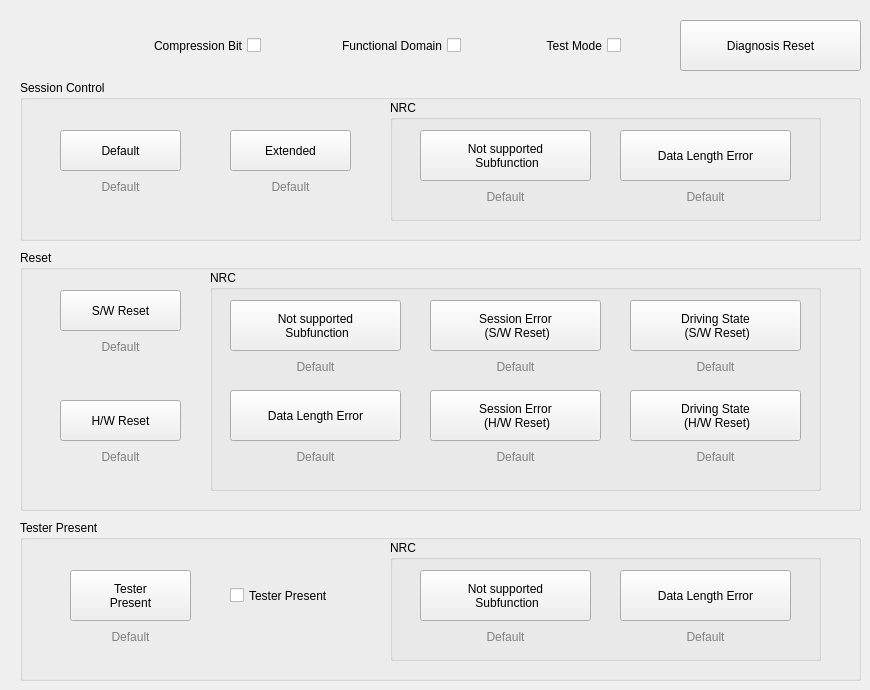
    <widget class="QWidget" name="diagnosis_basic">
     <attribute name="title">
      <string>Diagnosis - Basic</string>
     </attribute>
     <widget class="QGroupBox" name="sess_box">
      <property name="geometry">
       <rect>
        <x>20</x>
        <y>80</y>
        <width>841</width>
        <height>161</height>
       </rect>
      </property>
      <property name="title">
       <string>Session Control</string>
      </property>
      <widget class="QPushButton" name="btn_sess_default">
       <property name="geometry">
        <rect>
         <x>40</x>
         <y>50</y>
         <width>121</width>
         <height>41</height>
        </rect>
       </property>
       <property name="text">
        <string>Default</string>
       </property>
      </widget>
      <widget class="QGroupBox" name="sess_nrc_box">
       <property name="geometry">
        <rect>
         <x>370</x>
         <y>20</y>
         <width>431</width>
         <height>121</height>
        </rect>
       </property>
       <property name="title">
        <string>NRC</string>
       </property>
       <widget class="QPushButton" name="btn_sess_nrc_12">
        <property name="geometry">
         <rect>
          <x>30</x>
          <y>30</y>
          <width>171</width>
          <height>51</height>
         </rect>
        </property>
        <property name="text">
         <string>Not supported 
 Subfunction</string>
        </property>
       </widget>
       <widget class="QLabel" name="label_sess_nrc_12">
        <property name="geometry">
         <rect>
          <x>30</x>
          <y>90</y>
          <width>171</width>
          <height>20</height>
         </rect>
        </property>
        <property name="styleSheet">
         <string notr="true">color: gray</string>
        </property>
        <property name="text">
         <string>Default</string>
        </property>
        <property name="alignment">
         <set>Qt::AlignHCenter|Qt::AlignTop</set>
        </property>
       </widget>
       <widget class="QPushButton" name="btn_sess_nrc_13">
        <property name="geometry">
         <rect>
          <x>230</x>
          <y>30</y>
          <width>171</width>
          <height>51</height>
         </rect>
        </property>
        <property name="text">
         <string>Data Length Error</string>
        </property>
       </widget>
       <widget class="QLabel" name="label_sess_nrc_13">
        <property name="geometry">
         <rect>
          <x>230</x>
          <y>90</y>
          <width>171</width>
          <height>20</height>
         </rect>
        </property>
        <property name="styleSheet">
         <string notr="true">color: gray</string>
        </property>
        <property name="text">
         <string>Default</string>
        </property>
        <property name="alignment">
         <set>Qt::AlignHCenter|Qt::AlignTop</set>
        </property>
       </widget>
      </widget>
      <widget class="QPushButton" name="btn_sess_extended">
       <property name="geometry">
        <rect>
         <x>210</x>
         <y>50</y>
         <width>121</width>
         <height>41</height>
        </rect>
       </property>
       <property name="text">
        <string>Extended</string>
       </property>
      </widget>
      <widget class="QLabel" name="label_sess_extended">
       <property name="geometry">
        <rect>
         <x>210</x>
         <y>100</y>
         <width>121</width>
         <height>20</height>
        </rect>
       </property>
       <property name="styleSheet">
        <string notr="true">color: gray</string>
       </property>
       <property name="text">
        <string>Default</string>
       </property>
       <property name="alignment">
        <set>Qt::AlignHCenter|Qt::AlignTop</set>
       </property>
      </widget>
      <widget class="QLabel" name="label_sess_default">
       <property name="geometry">
        <rect>
         <x>40</x>
         <y>100</y>
         <width>121</width>
         <height>20</height>
        </rect>
       </property>
       <property name="styleSheet">
        <string notr="true">color: gray</string>
       </property>
       <property name="text">
        <string>Default</string>
       </property>
       <property name="alignment">
        <set>Qt::AlignHCenter|Qt::AlignTop</set>
       </property>
      </widget>
     </widget>
     <widget class="QGroupBox" name="reset_box">
      <property name="geometry">
       <rect>
        <x>20</x>
        <y>250</y>
        <width>841</width>
        <height>261</height>
       </rect>
      </property>
      <property name="title">
       <string>Reset</string>
      </property>
      <widget class="QGroupBox" name="reset_nrc_box">
       <property name="geometry">
        <rect>
         <x>190</x>
         <y>20</y>
         <width>611</width>
         <height>221</height>
        </rect>
       </property>
       <property name="title">
        <string>NRC</string>
       </property>
       <widget class="QLabel" name="label_reset_nrc_12">
        <property name="geometry">
         <rect>
          <x>20</x>
          <y>90</y>
          <width>171</width>
          <height>20</height>
         </rect>
        </property>
        <property name="styleSheet">
         <string notr="true">color: gray</string>
        </property>
        <property name="text">
         <string>Default</string>
        </property>
        <property name="alignment">
         <set>Qt::AlignHCenter|Qt::AlignTop</set>
        </property>
       </widget>
       <widget class="QPushButton" name="btn_reset_nrc_12">
        <property name="enabled">
         <bool>true</bool>
        </property>
        <property name="geometry">
         <rect>
          <x>20</x>
          <y>30</y>
          <width>171</width>
          <height>51</height>
         </rect>
        </property>
        <property name="text">
         <string>Not supported 
 Subfunction</string>
        </property>
       </widget>
       <widget class="QPushButton" name="btn_reset_nrc_13">
        <property name="enabled">
         <bool>true</bool>
        </property>
        <property name="geometry">
         <rect>
          <x>20</x>
          <y>120</y>
          <width>171</width>
          <height>51</height>
         </rect>
        </property>
        <property name="text">
         <string>Data Length Error</string>
        </property>
       </widget>
       <widget class="QLabel" name="label_reset_nrc_13">
        <property name="geometry">
         <rect>
          <x>20</x>
          <y>180</y>
          <width>171</width>
          <height>20</height>
         </rect>
        </property>
        <property name="styleSheet">
         <string notr="true">color: gray</string>
        </property>
        <property name="text">
         <string>Default</string>
        </property>
        <property name="alignment">
         <set>Qt::AlignHCenter|Qt::AlignTop</set>
        </property>
       </widget>
       <widget class="QPushButton" name="btn_reset_nrc_7f_sw">
        <property name="enabled">
         <bool>true</bool>
        </property>
        <property name="geometry">
         <rect>
          <x>220</x>
          <y>30</y>
          <width>171</width>
          <height>51</height>
         </rect>
        </property>
        <property name="text">
         <string>Session Error 
 (S/W Reset)</string>
        </property>
       </widget>
       <widget class="QLabel" name="label_reset_nrc_7f_sw">
        <property name="geometry">
         <rect>
          <x>220</x>
          <y>90</y>
          <width>171</width>
          <height>20</height>
         </rect>
        </property>
        <property name="styleSheet">
         <string notr="true">color: gray</string>
        </property>
        <property name="text">
         <string>Default</string>
        </property>
        <property name="alignment">
         <set>Qt::AlignHCenter|Qt::AlignTop</set>
        </property>
       </widget>
       <widget class="QLabel" name="label_reset_nrc_7f_hw">
        <property name="geometry">
         <rect>
          <x>220</x>
          <y>180</y>
          <width>171</width>
          <height>20</height>
         </rect>
        </property>
        <property name="styleSheet">
         <string notr="true">color: gray</string>
        </property>
        <property name="text">
         <string>Default</string>
        </property>
        <property name="alignment">
         <set>Qt::AlignHCenter|Qt::AlignTop</set>
        </property>
       </widget>
       <widget class="QPushButton" name="btn_reset_nrc_7f_hw">
        <property name="enabled">
         <bool>true</bool>
        </property>
        <property name="geometry">
         <rect>
          <x>220</x>
          <y>120</y>
          <width>171</width>
          <height>51</height>
         </rect>
        </property>
        <property name="text">
         <string>Session Error 
 (H/W Reset)</string>
        </property>
       </widget>
       <widget class="QLabel" name="label_reset_nrc_22_sw">
        <property name="geometry">
         <rect>
          <x>420</x>
          <y>90</y>
          <width>171</width>
          <height>20</height>
         </rect>
        </property>
        <property name="styleSheet">
         <string notr="true">color: gray</string>
        </property>
        <property name="text">
         <string>Default</string>
        </property>
        <property name="alignment">
         <set>Qt::AlignHCenter|Qt::AlignTop</set>
        </property>
       </widget>
       <widget class="QLabel" name="label_reset_nrc_22_hw">
        <property name="geometry">
         <rect>
          <x>420</x>
          <y>180</y>
          <width>171</width>
          <height>20</height>
         </rect>
        </property>
        <property name="styleSheet">
         <string notr="true">color: gray</string>
        </property>
        <property name="text">
         <string>Default</string>
        </property>
        <property name="alignment">
         <set>Qt::AlignHCenter|Qt::AlignTop</set>
        </property>
       </widget>
       <widget class="QPushButton" name="btn_reset_nrc_22_hw">
        <property name="enabled">
         <bool>true</bool>
        </property>
        <property name="geometry">
         <rect>
          <x>420</x>
          <y>120</y>
          <width>171</width>
          <height>51</height>
         </rect>
        </property>
        <property name="text">
         <string>Driving State 
 (H/W Reset)</string>
        </property>
       </widget>
       <widget class="QPushButton" name="btn_reset_nrc_22_sw">
        <property name="enabled">
         <bool>true</bool>
        </property>
        <property name="geometry">
         <rect>
          <x>420</x>
          <y>30</y>
          <width>171</width>
          <height>51</height>
         </rect>
        </property>
        <property name="text">
         <string>Driving State 
 (S/W Reset)</string>
        </property>
       </widget>
      </widget>
      <widget class="QPushButton" name="btn_reset_sw">
       <property name="enabled">
        <bool>true</bool>
       </property>
       <property name="geometry">
        <rect>
         <x>40</x>
         <y>40</y>
         <width>121</width>
         <height>41</height>
        </rect>
       </property>
       <property name="text">
        <string>S/W Reset</string>
       </property>
      </widget>
      <widget class="QLabel" name="label_reset_sw">
       <property name="geometry">
        <rect>
         <x>30</x>
         <y>90</y>
         <width>141</width>
         <height>41</height>
        </rect>
       </property>
       <property name="styleSheet">
        <string notr="true">color: gray</string>
       </property>
       <property name="text">
        <string>Default</string>
       </property>
       <property name="alignment">
        <set>Qt::AlignHCenter|Qt::AlignTop</set>
       </property>
      </widget>
      <widget class="QLabel" name="label_reset_hw">
       <property name="geometry">
        <rect>
         <x>30</x>
         <y>200</y>
         <width>141</width>
         <height>41</height>
        </rect>
       </property>
       <property name="styleSheet">
        <string notr="true">color: gray</string>
       </property>
       <property name="text">
        <string>Default</string>
       </property>
       <property name="alignment">
        <set>Qt::AlignHCenter|Qt::AlignTop</set>
       </property>
      </widget>
      <widget class="QPushButton" name="btn_reset_hw">
       <property name="enabled">
        <bool>true</bool>
       </property>
       <property name="geometry">
        <rect>
         <x>40</x>
         <y>150</y>
         <width>121</width>
         <height>41</height>
        </rect>
       </property>
       <property name="text">
        <string>H/W Reset</string>
       </property>
      </widget>
     </widget>
     <widget class="QPushButton" name="btn_diag_reset_basic">
      <property name="geometry">
       <rect>
        <x>680</x>
        <y>20</y>
        <width>181</width>
        <height>51</height>
       </rect>
      </property>
      <property name="text">
       <string>Diagnosis Reset</string>
      </property>
     </widget>
     <widget class="QCheckBox" name="chkbox_diag_test_mode_basic">
      <property name="geometry">
       <rect>
        <x>480</x>
        <y>30</y>
        <width>141</width>
        <height>31</height>
       </rect>
      </property>
      <property name="layoutDirection">
       <enum>Qt::RightToLeft</enum>
      </property>
      <property name="text">
       <string>Test Mode</string>
      </property>
     </widget>
     <widget class="QGroupBox" name="tester_box">
      <property name="geometry">
       <rect>
        <x>20</x>
        <y>520</y>
        <width>841</width>
        <height>161</height>
       </rect>
      </property>
      <property name="title">
       <string>Tester Present</string>
      </property>
      <widget class="QPushButton" name="btn_tester">
       <property name="geometry">
        <rect>
         <x>50</x>
         <y>50</y>
         <width>121</width>
         <height>51</height>
        </rect>
       </property>
       <property name="text">
        <string>Tester
Present</string>
       </property>
      </widget>
      <widget class="QGroupBox" name="tester_nrc_box">
       <property name="geometry">
        <rect>
         <x>370</x>
         <y>20</y>
         <width>431</width>
         <height>121</height>
        </rect>
       </property>
       <property name="title">
        <string>NRC</string>
       </property>
       <widget class="QPushButton" name="btn_tester_nrc_12">
        <property name="geometry">
         <rect>
          <x>30</x>
          <y>30</y>
          <width>171</width>
          <height>51</height>
         </rect>
        </property>
        <property name="text">
         <string>Not supported 
 Subfunction</string>
        </property>
       </widget>
       <widget class="QLabel" name="label_tester_nrc_12">
        <property name="geometry">
         <rect>
          <x>30</x>
          <y>90</y>
          <width>171</width>
          <height>20</height>
         </rect>
        </property>
        <property name="styleSheet">
         <string notr="true">color: gray</string>
        </property>
        <property name="text">
         <string>Default</string>
        </property>
        <property name="alignment">
         <set>Qt::AlignHCenter|Qt::AlignTop</set>
        </property>
       </widget>
       <widget class="QPushButton" name="btn_tester_nrc_13">
        <property name="geometry">
         <rect>
          <x>230</x>
          <y>30</y>
          <width>171</width>
          <height>51</height>
         </rect>
        </property>
        <property name="text">
         <string>Data Length Error</string>
        </property>
       </widget>
       <widget class="QLabel" name="label_tester_nrc_13">
        <property name="geometry">
         <rect>
          <x>230</x>
          <y>90</y>
          <width>171</width>
          <height>20</height>
         </rect>
        </property>
        <property name="styleSheet">
         <string notr="true">color: gray</string>
        </property>
        <property name="text">
         <string>Default</string>
        </property>
        <property name="alignment">
         <set>Qt::AlignHCenter|Qt::AlignTop</set>
        </property>
       </widget>
      </widget>
      <widget class="QLabel" name="label_tester">
       <property name="geometry">
        <rect>
         <x>50</x>
         <y>110</y>
         <width>121</width>
         <height>20</height>
        </rect>
       </property>
       <property name="styleSheet">
        <string notr="true">color: gray</string>
       </property>
       <property name="text">
        <string>Default</string>
       </property>
       <property name="alignment">
        <set>Qt::AlignHCenter|Qt::AlignTop</set>
       </property>
      </widget>
      <widget class="QCheckBox" name="chkbox_tester_present">
       <property name="geometry">
        <rect>
         <x>210</x>
         <y>60</y>
         <width>141</width>
         <height>31</height>
        </rect>
       </property>
       <property name="layoutDirection">
        <enum>Qt::LeftToRight</enum>
       </property>
       <property name="text">
        <string>Tester Present </string>
       </property>
      </widget>
     </widget>
     <widget class="QCheckBox" name="chkbox_diag_compression_bit_basic">
      <property name="geometry">
       <rect>
        <x>80</x>
        <y>30</y>
        <width>181</width>
        <height>31</height>
       </rect>
      </property>
      <property name="layoutDirection">
       <enum>Qt::RightToLeft</enum>
      </property>
      <property name="text">
       <string>Compression Bit</string>
      </property>
     </widget>
     <widget class="QCheckBox" name="chkbox_diag_functional_domain_basic">
      <property name="geometry">
       <rect>
        <x>280</x>
        <y>30</y>
        <width>181</width>
        <height>31</height>
       </rect>
      </property>
      <property name="layoutDirection">
       <enum>Qt::RightToLeft</enum>
      </property>
      <property name="text">
       <string>Functional Domain</string>
      </property>
     </widget>
    </widget>
